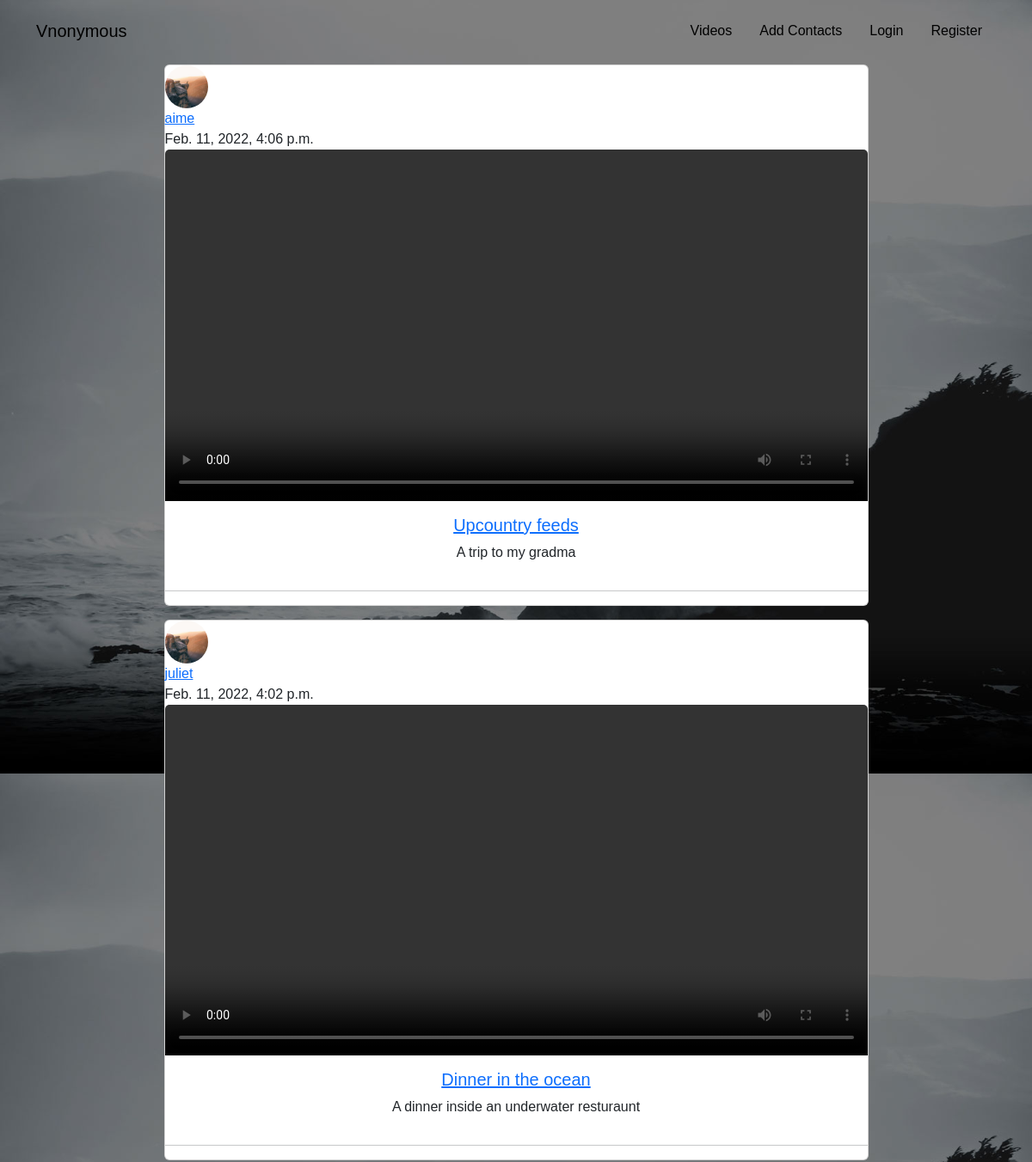
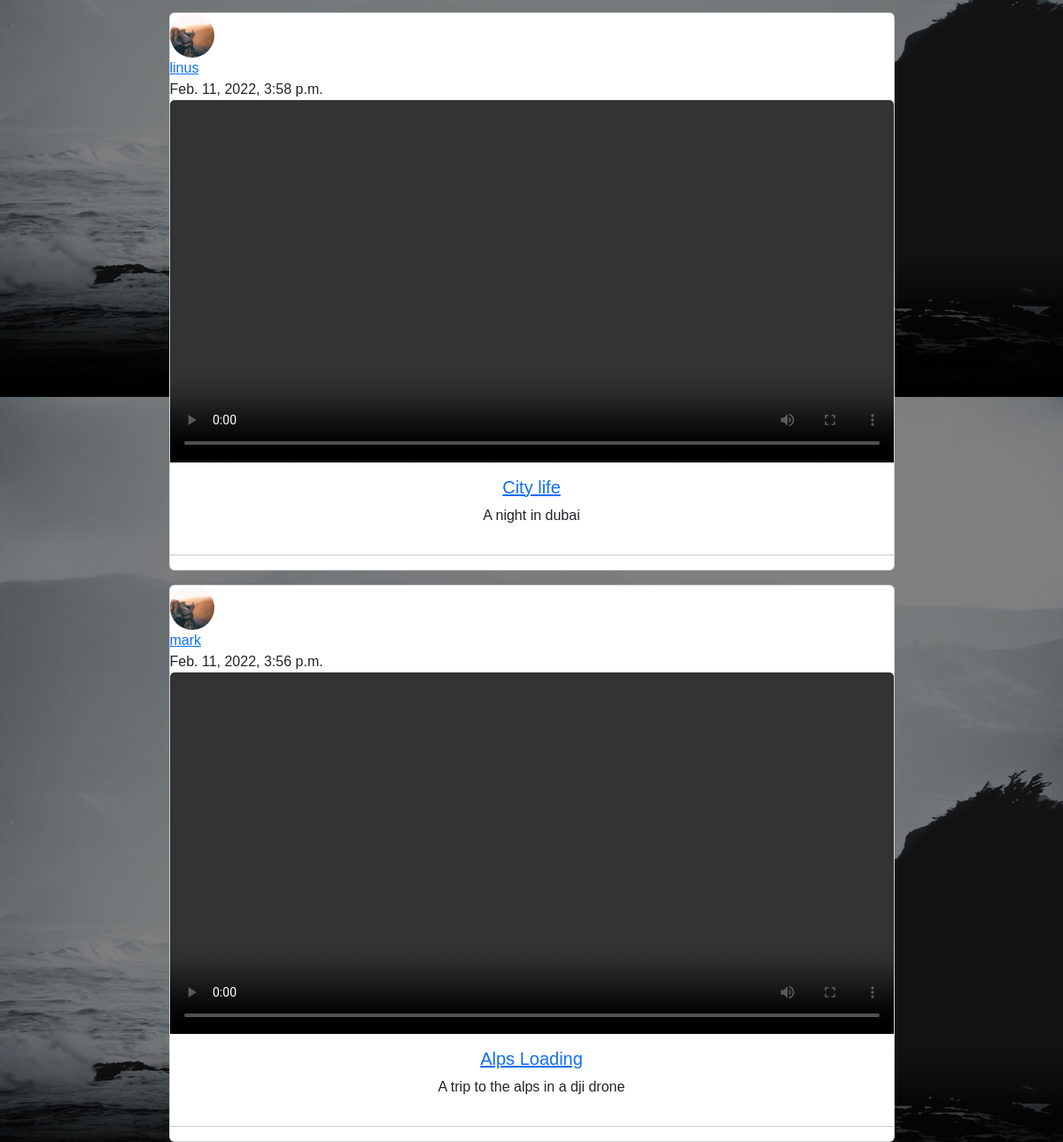
/video, run on the app's committed database (2 pictures, top to bottom).
### stream/models.py (models this page shows, shortened)
class VidStream(models.Model):
    streamer = models.ForeignKey(User, on_delete=models.CASCADE)
    title = models.CharField(max_length=300)
    description = models.TextField(max_length=600)
    upload_date = models.DateTimeField(default=timezone.now)
    video = models.FileField(upload_to='')

class Profile(models.Model):
    user = models.OneToOneField(User, on_delete=models.CASCADE)
    image = models.ImageField(default="mountain.jpg", upload_to='profile-pics')

### stream/views.py (the view)
# urls.py: path('video',GeneralVideoListView.as_view(), name="video-list"),
class GeneralVideoListView(ListView):
    model = VidStream
    template_name = 'stream/video-list.html'
    context_object_name = 'videos'
    ordering = ['-upload_date']

### stream/templates/stream/video-list.html (shortened to what this page needs)
{% extends 'stream/base.html' %}
{% block content %}
    <div class="container" style="margin-top: 25px;">
        <div style="padding-top: 50px;">
            {% for item in videos %}
                <div class="card mb-3" style="width: 75%; box-shadow: 12em; margin: auto;">
                    <img class="rounded-circle border-dark" src="{{ item.streamer.profile.image.url }}" style="border-color: red;" width="50" height="50">
                    <a class="mr-2" href="{% url 'stream:user-videos' item.streamer.username %}" style="text-align: start;">{{ item.streamer }}</a>
                    <h12 style="text-align: start;">{{ item.upload_date }}</h12>
                    <video class="card-img-top" controls style="width: 100%; height: auto;">
                        <source src="{{ item.video.url }}" type="video/mp4">
                    </video>
                    <div class="card-body">
                        <h5 class="card-title"><a href="{% url 'stream:video-detail' item.id  %}">{{ item.title }}</a></h5>
                        <p class="card-text">{{ item.description }}</p>
                    </div>
                    <hr>
                </div>
            {% endfor %}
        </div>
    </div>
{% endblock content %}

### stream/templates/stream/base.html (shortened to what this page needs)
{% load bootstrap5 %}
{% bootstrap_css %}
{% load static %}
<!DOCTYPE html>
<html lang="en">
  <head>
    <link rel="stylesheet" href= "{%static 'assets/bootstrap/css/bootstrap.min.css' %}">
    <link href="{% static 'css/style.css' %}" rel="stylesheet">
    <link href="{% static 'css/logoutUI.css' %}" rel="stylesheet">
    {% load bootstrap5 %}
  </head>
  <body id="page-top" data-bs-spy="scroll" data-bs-target="#mainNav" data-bs-offset="77" style="background-size: cover; background-image: url(' {% static 'assets/img/intro-bg.jpg' %} ');">
    <nav class="navbar navbar-expand-md fixed-top navbar-light" id="mainNav">
      <div class="container">
        <a class="navbar-brand" href=" {% url 'stream:home' %} " id="Home Button">
          Vnonymous
        </a>
        <div class="collapse navbar-collapse" id="navbarResponsive">
          <ul class="navbar-nav ms-auto">
              <li class="nav-item nav-link"><a class="nav-link active" href=" {% url 'stream:video-list' %} " id="Video Button">Videos</a></li>
              <li class="nav-item nav-link"><a class="nav-link active" href=" {% url 'stream:contact' %} " id="Add Contacts Button">Add Contacts</a></li>
              {% if user.is_authenticated %}
                <li class="nav-item nav-link"><a class="nav-link active" href="{% url 'stream:video-create' %}" id="New Video Button">New Video</a>
                  <li class="nav-item nav-link"><a class="nav-link active" href="{% url 'stream:notifications' %}" id="Notification Button">Notifications</a></li>
                {% if user.is_superuser %}
                  <li class="nav-item nav-link"><a class="nav-link active" href="{% url 'admin:index' %}" id="Admin Button">Admin</a>
                {% endif %}
                <li class="nav-item nav-link"><a class="nav-link active" href="{% url 'stream:request-video' %}" id="Video Request Button">Video Request</a>
                <li class="nav-item nav-link"><a class="nav-link active" href="{% url 'stream:profile' %}" id="Profile Button">Profile</a>
                <li class="nav-item nav-link"><a class="nav-link active" href="{% url 'stream:setting' %}" id="Setting Button">Setting</a>
                <li class="nav-item nav-link"><a class="nav-link active"  href='#'onclick='overlay()' id="Logout Button">Logout</a>
              {% else %}
                  <li class="nav-item nav-link"><a class="nav-link active" href="{% url 'stream:login' %}" id="Login Button">Login</a></li>
                  <li class="nav-item nav-link"><a class="nav-link active" href="{% url 'stream:register' %}" id="Register Button">Register</a></li>
              {% endif %}
          </ul>
      </div>
      </div>
    </nav>
    <div class="container" id="app">
        {% block content %}
        {% endblock %}
    </div>
  </body>
</html>

### stream/static/css/style.css (style rules this page uses)
body { background: whitesmoke; font-family: Arial, Helvetica, sans-serif; }
div { text-align: center; }
#page-top { color: white; }

### stream/static/css/logoutUI.css (style rules this page uses)
body { height:100%; margin:0; padding:0; }

### data on the page
VidStream: streamer.profile.image (picture), streamer "aime", upload_date "Feb. 11, 2022, 4:06 p.m.", title "Upcountry feeds", description "A trip to my gradma"
VidStream: streamer.profile.image (picture), streamer "juliet", upload_date "Feb. 11, 2022, 4:02 p.m.", title "Dinner in the ocean", description "A dinner inside an underwater resturaunt"
VidStream: streamer.profile.image (picture), streamer "linus", upload_date "Feb. 11, 2022, 3:58 p.m.", title "City life", description "A night in dubai"
VidStream: streamer.profile.image (picture), streamer "mark", upload_date "Feb. 11, 2022, 3:56 p.m.", title "Alps Loading", description "A trip to the alps in a dji drone"
